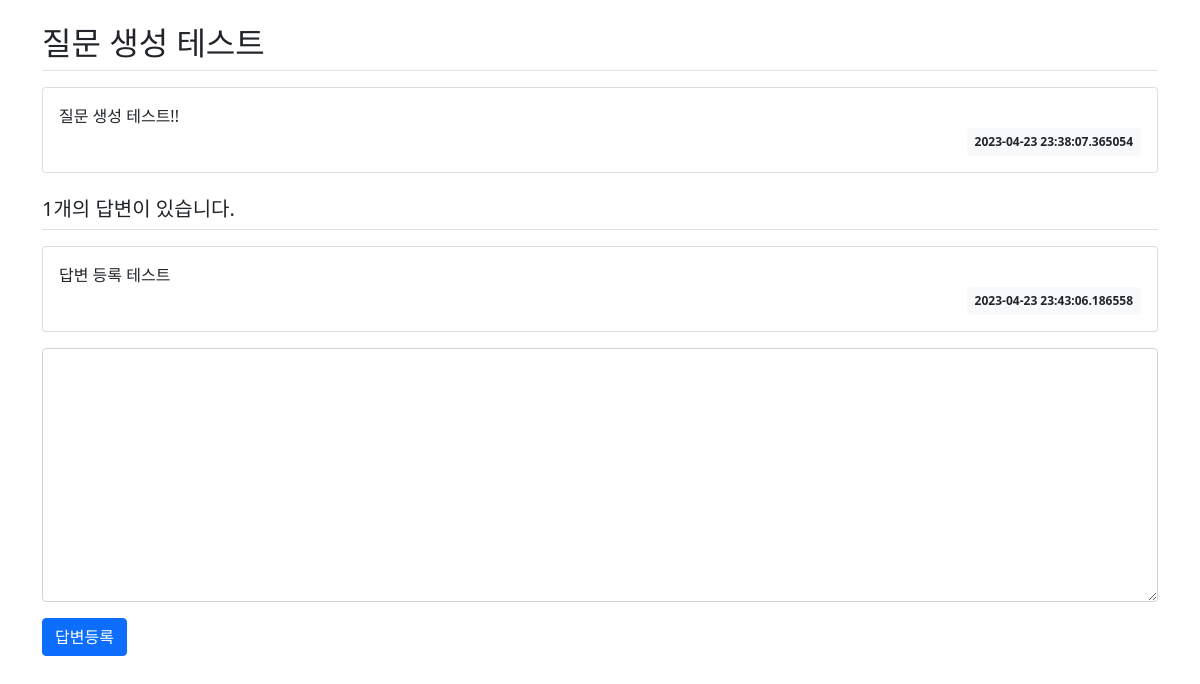
/question/detail/3/, run on the app's committed database.
### pybo/models.py (models this page shows)
class Question(db.Model):
    id = db.Column(db.Integer, primary_key=True)
    subject = db.Column(db.String(200), nullable=False)
    content = db.Column(db.Text(), nullable=False)
    create_date = db.Column(db.DateTime(), nullable=False)

class Answer(db.Model):
    id = db.Column(db.Integer, primary_key=True)
    question_id = db.Column(db.Integer, db.ForeignKey('question.id', ondelete='CASCADE'))
    question = db.relationship('Question', backref=db.backref('answer_set'))
    content = db.Column(db.Text(), nullable=False)
    create_date = db.Column(db.DateTime(), nullable=False)

### pybo/views/question_views.py (the view)
@bp.route('/detail/<int:question_id>/')
def detail(question_id):
    form = AnswerForm()
    question = Question.query.get_or_404(question_id)
    return render_template('question/question_detail.html', question=question, form=form)

### pybo/forms.py
class AnswerForm(FlaskForm):
    content = TextAreaField('내용', validators=[DataRequired('내용은 필수입력 항목입니다.')])

### pybo/templates/question/question_detail.html (shortened to what this page needs)
{% extends 'base.html' %}
{% block content %}
    <div class="container my-3">
        <h2 class="border-bottom py-2">{{ question.subject }}</h2>
        <div class="card my-3">
            <div class="card-body">
                <div class="card-text" style="white-space: pre-line;">{{ question.content }}</div>
                <div class="d-flex justify-content-end">
                    <div class="badge bg-light text-dark p-2">
                        {{ question.create_date }}
                    </div>
                </div>
            </div>
        </div>
        <h5 class="border-bottom my-3 py-2">{{ question.answer_set|length }}개의 답변이 있습니다.</h5>
        {% for answer in question.answer_set %}
        <div class="card my-3">
            <div class="card-body">
                <div class="card-text" style="white-space: pre-line;">{{ answer.content }}</div>
                <div class="d-flex justify-content-end">
                    <div class="badge bg-light text-dark p-2">
                        {{ answer.create_date }}
                    </div>
                </div>
            </div>
        </div>
        {% endfor %}
        <form action="{{ url_for('answer.create', question_id=question.id) }}" method="post" class="my-3">
            <div class="mb-3">
                <textarea name="content" id="content" class="form-control" rows="10"></textarea>
            </div>
            <input type="submit" value="답변등록" class="btn btn-primary">
        </form>
    </div>
{% endblock %}

### data on the page
Question: subject "질문 생성 테스트", content "질문 생성 테스트!!", create_date "2023-04-23 23:38:07.365054"
Answer: content "답변 등록 테스트", create_date "2023-04-23 23:43:06.186558"

### other printed values
{{ question.answer_set|length }} "1"
